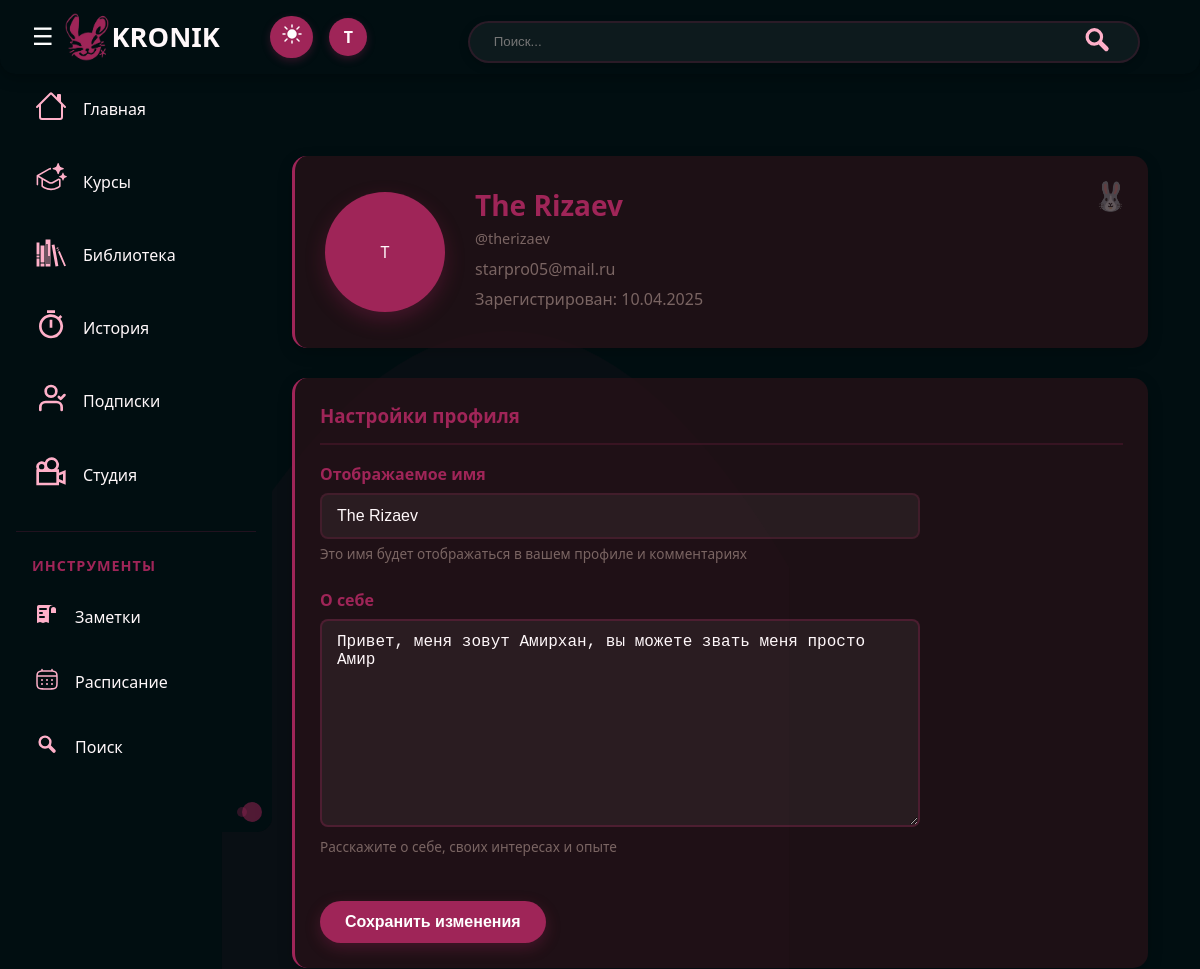
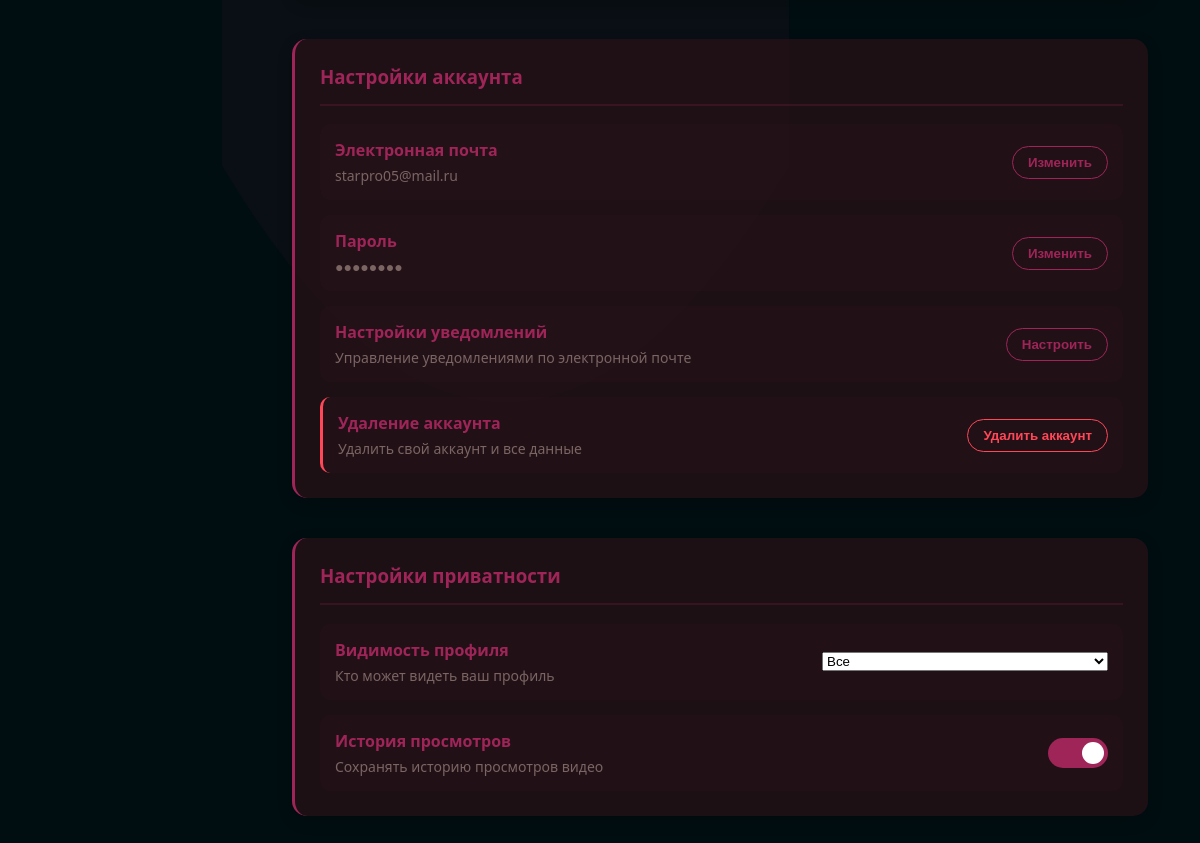
Page /profile/settings/ (signed in) on the committed database (2 pictures, top to bottom).
### main/models.py (models this page shows, shortened)
class UserProfile(models.Model):
    user = models.OneToOneField(User, on_delete=models.CASCADE, related_name='profile')
    bio = models.TextField(max_length=500, blank=True)
    date_joined = models.DateTimeField(auto_now_add=True)
    date_of_birth = models.DateField(null=True, blank=True)
    display_name = models.CharField(max_length=50, blank=True, null=True)  # Added display_name field
    email_verified = models.BooleanField(default=False)
    is_author = models.BooleanField(default=False)
    author_application_pending = models.BooleanField(default=False)
    expertise_areas = models.ManyToManyField('ExpertiseArea', blank=True, related_name='experts')
    credentials = models.TextField(blank=True, help_text="Education, certificates and experience")

### main/views.py (the view)
# urls.py: path('profile/settings/', views.profile_settings_view, name='profile_settings'),  # Profile settings
@login_required
def profile_settings_view(request):
    if not request.user.profile.email_verified:
        return redirect('verify_email')
    if not request.user.profile.display_name:
        return redirect('user_details')
    if request.method == 'POST':
        form = UserProfileForm(request.POST, request.FILES, instance=request.user.profile)
        if form.is_valid():
            profile = form.save(commit=False)
            username = request.user.username
            remove_avatar = request.POST.get('remove_avatar') == 'true'
            profile_picture_path = None
            if request.FILES.get('profile_picture'):
                temp_dir = os.path.join(settings.MEDIA_ROOT, 'temp')
                os.makedirs(temp_dir, exist_ok=True)
                profile_pic = request.FILES['profile_picture']
                file_name = profile_pic.name
                file_extension = os.path.splitext(file_name)[1].lower()
                profile_picture_path = os.path.join(temp_dir, f"{uuid.uuid4()}{file_extension}")
                with open(profile_picture_path, 'wb+') as destination:
                    for chunk in profile_pic.chunks():
                        destination.write(chunk)
            elif remove_avatar:
                default_avatar_path = os.path.join(settings.STATIC_ROOT, 'default.png')
                if not os.path.exists(default_avatar_path):
                    default_avatar_path = os.path.join(settings.BASE_DIR, 'static', 'default.png')
                if os.path.exists(default_avatar_path):
                    profile_picture_path = default_avatar_path
            try:
                from .gcs_storage import update_user_profile_in_gcs
                gcs_result = update_user_profile_in_gcs(
                    user_id=username,
                    display_name=profile.display_name,
                    bio=profile.bio,
                    profile_picture_path=profile_picture_path
                )
                if not gcs_result:
                    logger.warning(f"Не удалось обновить профиль в GCS для пользователя {username}")
                if profile_picture_path and os.path.exists(profile_picture_path) and profile_picture_path != os.path.join(settings.STATIC_ROOT, 'default.png') and profile_picture_path != os.path.join(settings.BASE_DIR, 'static', 'default.png'):
                    os.remove(profile_picture_path)
            except Exception as e:
                logger.error(f"Ошибка при обновлении профиля в GCS: {e}")
                if profile_picture_path and os.path.exists(profile_picture_path) and profile_picture_path != os.path.join(settings.STATIC_ROOT, 'default.png') and profile_picture_path != os.path.join(settings.BASE_DIR, 'static', 'default.png'):
                    os.remove(profile_picture_path)
            profile.save()
            messages.success(request, 'Настройки профиля успешно обновлены!')
            return redirect('profile_settings')
    else:
        form = UserProfileForm(instance=request.user.profile)
        try:
            username = request.user.username
            from .gcs_storage import get_user_profile_from_gcs
            gcs_profile = get_user_profile_from_gcs(username)
            if gcs_profile:
                return render(request, 'accounts/profile_settings.html', {
                    'form': form,
                    'gcs_profile': gcs_profile
                })
        except Exception as e:
            logger.error(f"Ошибка при получении профиля GCS: {e}")
    return render(request, 'accounts/profile_settings.html', {'form': form})

### templates/accounts/profile_settings.html (shortened to what this page needs)
{% extends 'main/base.html' %}
{% load static %}
{% block content %}
<div class="profile-container">
    <div class="profile-header">
        <div class="profile-avatar">
            {% if gcs_profile.avatar_url %}
                <img src="{{ gcs_profile.avatar_url }}" alt="{{ user.profile.display_name|default:user.username }}">
            {% else %}
                <div class="avatar-placeholder">
                    {% if user.profile.display_name %}
                        {{ user.profile.display_name|first }}
                    {% else %}
                        {{ user.username|first }}
                    {% endif %}
                </div>
            {% endif %}
        </div>
        <div class="profile-info">
            <h2>{{ user.profile.display_name|default:user.username }}</h2>
            <p class="profile-username">{{ user.username }}</p>
            <p class="profile-email">{{ user.email }}</p>
            <p class="profile-date">Зарегистрирован: {{ user.profile.date_joined|date:"d.m.Y" }}</p>
        </div>
    </div>
    <div class="profile-content">
        <div class="profile-section">
            <h3>Настройки профиля</h3>
            <form method="POST" enctype="multipart/form-data" class="profile-form">
                <div class="form-group">
                    <label for="id_display_name">Отображаемое имя</label>
                    {{ form.display_name }}
                    <small class="form-help">Это имя будет отображаться в вашем профиле и комментариях</small>
                </div>
                <div class="form-group">
                    <label for="id_bio">О себе</label>
                    {{ form.bio }}
                    <small class="form-help">Расскажите о себе, своих интересах и опыте</small>
                </div>
                <button type="submit" class="profile-save-button">Сохранить изменения</button>
            </form>
        </div>
        <div class="profile-section">
            <h3>Настройки аккаунта</h3>
            <div class="account-settings">
                <div class="account-setting-item">
                    <div class="setting-info">
                        <h4>Электронная почта</h4>
                        <p>{{ user.email }}</p>
                    </div>
                    <button class="setting-action-btn change-email-btn">Изменить</button>
                </div>
                <div class="account-setting-item">
                    <div class="setting-info">
                        <h4>Пароль</h4>
                        <p>●●●●●●●●</p>
                    </div>
                    <button class="setting-action-btn change-password-btn">Изменить</button>
                </div>
                <div class="account-setting-item">
                    <div class="setting-info">
                        <h4>Настройки уведомлений</h4>
                        <p>Управление уведомлениями по электронной почте</p>
                    </div>
                    <button class="setting-action-btn notification-settings-btn">Настроить</button>
                </div>
                <div class="account-setting-item danger-zone">
                    <div class="setting-info">
                        <h4>Удаление аккаунта</h4>
                        <p>Удалить свой аккаунт и все данные</p>
                    </div>
                    <button class="setting-action-btn delete-account-btn">Удалить аккаунт</button>
                </div>
            </div>
        </div>
        <div class="profile-section">
            <h3>Настройки приватности</h3>
            <div class="privacy-settings">
                <div class="privacy-setting-item">
                    <div class="setting-info">
                        <h4>Видимость профиля</h4>
                        <p>Кто может видеть ваш профиль</p>
                    </div>
                    <select class="privacy-select" id="profile-visibility">
                        <option value="public">Все</option>
                    </select>
                </div>
                <div class="privacy-setting-item">
                    <div class="setting-info">
                        <h4>История просмотров</h4>
                        <p>Сохранять историю просмотров видео</p>
                    </div>
                    <div class="toggle-switch">
                        <label for="watch-history" class="toggle-label"></label>
                    </div>
                </div>
            </div>
        </div>
    </div>
</div>
{% endblock %}

### templates/main/base.html (shortened to what this page needs)
<!DOCTYPE html>
<html lang="ru">
<head>
    {% load static %}
    <link rel="stylesheet" href="{% static 'css/style.css' %}">
    <link rel="stylesheet" href="{% static 'css/auth.css' %}">
    <link rel="stylesheet" href="{% static 'css/fixes.css' %}">
    <link rel="stylesheet" href="{% static 'css/error-pages.css' %}">
    <link rel="stylesheet" href="{% static 'css/profile-styles.css' %}">
    <link rel="stylesheet" href="{% static 'css/dropdown-styles.css' %}">
</head>
<body class="dark-theme">
    <div class="theme-transition dark"></div>
    <header>
        <button id="sidebar-toggle" class="sidebar-toggle" style="color: #ffffff">☰</button>
        <div class="logo">
            <img src="{% static 'Kronik-Light1.png' %}" alt="KRONIK" class="logo-img" width="50" height="50">
            <span class="logo-text">KRONIK</span>
        </div>
        <div class="search-container">
            <div class="search-bar">
                <input type="text" id="search-input" placeholder="Поиск...">
                <button class="search-button"><img src="/static/icons/loop.svg" alt="Light mode" width="32" height="32"></button>
            </div>
        </div>
        <div class="actions">
            <button class="theme-toggle">
                <span class="theme-icon moon"><img src="/static/icons/sun.svg" alt="Dark mode" width="24" height="24"></span>
            </button>
            <div class="user-menu">
                {% if user.is_authenticated %}
                    <div class="avatar">
                        {% if user_avatar_url %}
                            <img src="{{ user_avatar_url }}" alt="{{ user.profile.display_name|default:user.username }}">
                        {% else %}
                            {{ user.profile.display_name|first|default:user.username|first }}
                        {% endif %}
                    </div>
                {% else %}
                    <div class="auth-buttons">
                        <a href="{% url 'login' %}" class="login-button">Войти</a>
                        <a href="{% url 'register' %}" class="register-button">Регистрация</a>
                    </div>
                {% endif %}
            </div>
        </div>
    </header>
    <div class="main-container">
        <div class="sidebar" id="sidebar">
            <div class="menu-item {% if request.path == '/' %}active{% endif %}" onclick="window.location.href='{% url 'index' %}'">
                <div class="menu-icon"><img src="/static/icons/house.svg" alt="Dark mode" width="32" height="32"></div>
                <div class="menu-text">Главная</div>
            </div>
            <div class="menu-item">
                <div class="menu-icon"><img src="/static/icons/courses.svg" alt="Dark mode" width="32" height="32"></div>
                <div class="menu-text">Курсы</div>
            </div>
            <div class="menu-item">
                <div class="menu-icon"><img src="/static/icons/books.svg" alt="Dark mode" width="32" height="32"></div>
                <div class="menu-text">Библиотека</div>
            </div>
            <div class="menu-item">
                <div class="menu-icon"><img src="/static/icons/timer.svg" alt="Dark mode" width="32" height="32"></div>
                <div class="menu-text">История</div>
            </div>
            <div class="menu-item">
                <div class="menu-icon"><img src="/static/icons/tip.svg" alt="Dark mode" width="32" height="32"></div>
                <div class="menu-text">Подписки</div>
            </div>
            {% if user.is_authenticated %}
            <div class="menu-item {% if request.path == '/studio/' %}active{% endif %}" onclick="window.location.href='{% url 'studio' %}'">
                <div class="menu-icon"><img src="/static/icons/camera.svg" alt="Dark mode" width="32" height="32"></div>
                <div class="menu-text">Студия</div>
            </div>
            {% endif %}
            <div class="sidebar-section">
                <div class="sidebar-title">ИНСТРУМЕНТЫ</div>
                <div class="menu-item">
                    <div class="menu-icon"><img src="/static/icons/paper.svg" alt="Light mode" width="24" height="24"></div>
                    <div class="menu-text">Заметки</div>
                </div>
                <div class="menu-item">
                    <div class="menu-icon"><img src="/static/icons/calendar.svg" alt="Light mode" width="24" height="24"></div>
                    <div class="menu-text">Расписание</div>
                </div>
                <div class="menu-item">
                    <div class="menu-icon"><img src="/static/icons/loop.svg" alt="Light mode" width="24" height="24"></div>
                    <div class="menu-text">Поиск</div>
                </div>
            </div>
        </div>
        <div class="content">
            {% block content %}{% endblock %}
        </div>
    </div>
</body>
</html>

### rows in the picture
UserProfile: display_name "The Rizaev", bio "Привет, меня зовут Амирхан, вы можете звать меня просто Амир"

### other values in the picture
{{ user.profile.display_name|first|default:user.username|first }} "T"
{{ user.profile.display_name|first }} "T"
{{ user.profile.display_name|default:user.username }} "The Rizaev"
{{ user.username }} "@therizaev"
{{ user.email }} "starpro05@mail.ru"
{{ user.profile.date_joined|date:"d.m.Y" }} "10.04.2025"
